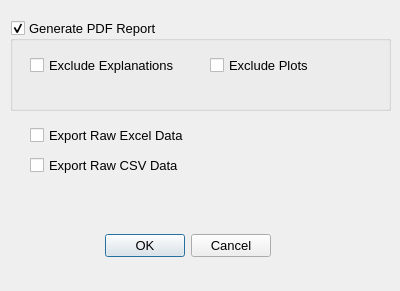
<?xml version="1.0" encoding="UTF-8"?>
<ui version="4.0">
 <class>Dialog</class>
 <widget class="QDialog" name="Dialog">
  <property name="geometry">
   <rect>
    <x>0</x>
    <y>0</y>
    <width>400</width>
    <height>291</height>
   </rect>
  </property>
  <property name="font">
   <font>
    <pointsize>10</pointsize>
   </font>
  </property>
  <property name="windowTitle">
   <string>Reports generation</string>
  </property>
  <widget class="QDialogButtonBox" name="buttonBox">
   <property name="geometry">
    <rect>
     <x>90</x>
     <y>220</y>
     <width>181</width>
     <height>51</height>
    </rect>
   </property>
   <property name="orientation">
    <enum>Qt::Horizontal</enum>
   </property>
   <property name="standardButtons">
    <set>QDialogButtonBox::Cancel|QDialogButtonBox::Ok</set>
   </property>
  </widget>
  <widget class="QGroupBox" name="groupBox_generate_pdf">
   <property name="geometry">
    <rect>
     <x>10</x>
     <y>20</y>
     <width>381</width>
     <height>91</height>
    </rect>
   </property>
   <property name="title">
    <string>Generate PDF Report</string>
   </property>
   <property name="checkable">
    <bool>true</bool>
   </property>
   <widget class="QCheckBox" name="checkBox_explanation">
    <property name="geometry">
     <rect>
      <x>20</x>
      <y>30</y>
      <width>151</width>
      <height>31</height>
     </rect>
    </property>
    <property name="text">
     <string>Exclude Explanations</string>
    </property>
    <property name="checked">
     <bool>false</bool>
    </property>
   </widget>
   <widget class="QCheckBox" name="checkBox_2">
    <property name="geometry">
     <rect>
      <x>200</x>
      <y>30</y>
      <width>161</width>
      <height>31</height>
     </rect>
    </property>
    <property name="text">
     <string>Exclude Plots</string>
    </property>
    <property name="checked">
     <bool>false</bool>
    </property>
    <property name="tristate">
     <bool>false</bool>
    </property>
   </widget>
  </widget>
  <widget class="QCheckBox" name="checkBox">
   <property name="geometry">
    <rect>
     <x>30</x>
     <y>120</y>
     <width>261</width>
     <height>31</height>
    </rect>
   </property>
   <property name="text">
    <string>Export Raw Excel Data</string>
   </property>
  </widget>
  <widget class="QCheckBox" name="checkBox_3">
   <property name="geometry">
    <rect>
     <x>30</x>
     <y>150</y>
     <width>201</width>
     <height>31</height>
    </rect>
   </property>
   <property name="text">
    <string>Export Raw CSV Data</string>
   </property>
  </widget>
 </widget>
 <resources/>
 <connections>
  <connection>
   <sender>buttonBox</sender>
   <signal>accepted()</signal>
   <receiver>Dialog</receiver>
   <slot>accept()</slot>
   <hints>
    <hint type="sourcelabel">
     <x>248</x>
     <y>254</y>
    </hint>
    <hint type="destinationlabel">
     <x>157</x>
     <y>274</y>
    </hint>
   </hints>
  </connection>
  <connection>
   <sender>buttonBox</sender>
   <signal>rejected()</signal>
   <receiver>Dialog</receiver>
   <slot>reject()</slot>
   <hints>
    <hint type="sourcelabel">
     <x>316</x>
     <y>260</y>
    </hint>
    <hint type="destinationlabel">
     <x>286</x>
     <y>274</y>
    </hint>
   </hints>
  </connection>
 </connections>
</ui>
